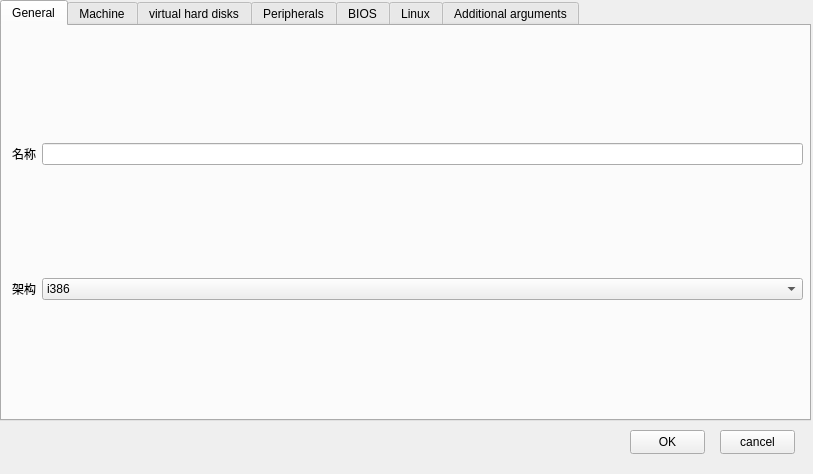
<?xml version="1.0" encoding="UTF-8"?>
<ui version="4.0">
 <class>Dialog</class>
 <widget class="QDialog" name="Dialog">
  <property name="geometry">
   <rect>
    <x>0</x>
    <y>0</y>
    <width>813</width>
    <height>474</height>
   </rect>
  </property>
  <property name="sizePolicy">
   <sizepolicy hsizetype="Fixed" vsizetype="Fixed">
    <horstretch>0</horstretch>
    <verstretch>0</verstretch>
   </sizepolicy>
  </property>
  <property name="minimumSize">
   <size>
    <width>813</width>
    <height>474</height>
   </size>
  </property>
  <property name="maximumSize">
   <size>
    <width>813</width>
    <height>474</height>
   </size>
  </property>
  <property name="windowTitle">
   <string>EmuGUI - 编辑VM</string>
  </property>
  <property name="locale">
   <locale language="English" country="UnitedStates"/>
  </property>
  <widget class="QTabWidget" name="tabWidget">
   <property name="geometry">
    <rect>
     <x>0</x>
     <y>0</y>
     <width>811</width>
     <height>421</height>
    </rect>
   </property>
   <property name="currentIndex">
    <number>0</number>
   </property>
   <widget class="QWidget" name="tab">
    <attribute name="title">
     <string>General</string>
    </attribute>
    <widget class="QWidget" name="gridLayoutWidget">
     <property name="geometry">
      <rect>
       <x>10</x>
       <y>10</y>
       <width>791</width>
       <height>371</height>
      </rect>
     </property>
     <layout class="QGridLayout" name="gridLayout">
      <item row="0" column="1">
       <widget class="QLineEdit" name="le_name"/>
      </item>
      <item row="0" column="0">
       <widget class="QLabel" name="lbl_name">
        <property name="text">
         <string>名称</string>
        </property>
       </widget>
      </item>
      <item row="1" column="0">
       <widget class="QLabel" name="lbl_arch">
        <property name="text">
         <string>架构</string>
        </property>
       </widget>
      </item>
      <item row="1" column="1">
       <widget class="QComboBox" name="cb_arch">
        <item>
         <property name="text">
          <string>i386</string>
         </property>
        </item>
        <item>
         <property name="text">
          <string>x86_64</string>
         </property>
        </item>
        <item>
         <property name="text">
          <string>mips</string>
         </property>
        </item>
        <item>
         <property name="text">
          <string>mips64</string>
         </property>
        </item>
        <item>
         <property name="text">
          <string>mipsel</string>
         </property>
        </item>
        <item>
         <property name="text">
          <string>mips64el</string>
         </property>
        </item>
        <item>
         <property name="text">
          <string>ppc</string>
         </property>
        </item>
        <item>
         <property name="text">
          <string>ppc64</string>
         </property>
        </item>
        <item>
         <property name="text">
          <string>arm</string>
         </property>
        </item>
        <item>
         <property name="text">
          <string>aarch64</string>
         </property>
        </item>
        <item>
         <property name="text">
          <string>sparc</string>
         </property>
        </item>
        <item>
         <property name="text">
          <string>sparc64</string>
         </property>
        </item>
        <item>
         <property name="text">
          <string>alpha</string>
         </property>
        </item>
        <item>
         <property name="text">
          <string>riscv32</string>
         </property>
        </item>
        <item>
         <property name="text">
          <string>riscv64</string>
         </property>
        </item>
       </widget>
      </item>
     </layout>
    </widget>
   </widget>
   <widget class="QWidget" name="tab_2">
    <attribute name="title">
     <string>Machine</string>
    </attribute>
    <widget class="QStackedWidget" name="stackedWidget">
     <property name="geometry">
      <rect>
       <x>0</x>
       <y>0</y>
       <width>801</width>
       <height>391</height>
      </rect>
     </property>
     <property name="currentIndex">
      <number>0</number>
     </property>
     <widget class="QWidget" name="page_2">
      <widget class="QWidget" name="gridLayoutWidget_8">
       <property name="geometry">
        <rect>
         <x>10</x>
         <y>10</y>
         <width>781</width>
         <height>371</height>
        </rect>
       </property>
       <layout class="QGridLayout" name="gridLayout_8">
        <item row="0" column="0">
         <widget class="QLabel" name="lbl_cpu">
          <property name="text">
           <string>CPU</string>
          </property>
         </widget>
        </item>
        <item row="1" column="0">
         <widget class="QLabel" name="lbl_ram">
          <property name="text">
           <string>RAM in MB</string>
          </property>
         </widget>
        </item>
        <item row="2" column="0">
         <widget class="QLabel" name="lbl_machine">
          <property name="text">
           <string>Machine</string>
          </property>
         </widget>
        </item>
        <item row="0" column="1">
         <widget class="QComboBox" name="cb_cpu">
          <item>
           <property name="text">
            <string>let QEMU decide</string>
           </property>
          </item>
         </widget>
        </item>
        <item row="1" column="1">
         <widget class="QSpinBox" name="sb_ram">
          <property name="maximum">
           <number>32768</number>
          </property>
         </widget>
        </item>
        <item row="2" column="1">
         <widget class="QComboBox" name="cb_machine">
          <item>
           <property name="text">
            <string>let QEMU decide</string>
           </property>
          </item>
         </widget>
        </item>
       </layout>
      </widget>
     </widget>
    </widget>
   </widget>
   <widget class="QWidget" name="tab_3">
    <attribute name="title">
     <string>virtual hard disks</string>
    </attribute>
    <widget class="QWidget" name="gridLayoutWidget_2">
     <property name="geometry">
      <rect>
       <x>10</x>
       <y>10</y>
       <width>781</width>
       <height>371</height>
      </rect>
     </property>
     <layout class="QGridLayout" name="gridLayout_2">
      <item row="1" column="0">
       <widget class="QLabel" name="lbl_vhdp">
        <property name="text">
         <string>VHD path</string>
        </property>
       </widget>
      </item>
      <item row="3" column="0">
       <widget class="QLabel" name="lbl_maxsize">
        <property name="text">
         <string>Maximum size</string>
        </property>
       </widget>
      </item>
      <item row="5" column="0">
       <widget class="QLabel" name="lbl_cdc2">
        <property name="text">
         <string>CD controller 2</string>
        </property>
       </widget>
      </item>
      <item row="5" column="1" colspan="2">
       <widget class="QComboBox" name="cb_cdc2">
        <item>
         <property name="text">
          <string>let QEMU decide</string>
         </property>
        </item>
        <item>
         <property name="text">
          <string>IDE</string>
         </property>
        </item>
        <item>
         <property name="text">
          <string>SCSI</string>
         </property>
        </item>
        <item>
         <property name="text">
          <string>Virtio</string>
         </property>
        </item>
       </widget>
      </item>
      <item row="0" column="1" colspan="2">
       <widget class="QComboBox" name="cb_vhdu">
        <item>
         <property name="text">
          <string>添加现有虚拟硬盘</string>
         </property>
        </item>
        <item>
         <property name="text">
          <string>新建虚拟硬盘</string>
         </property>
        </item>
        <item>
         <property name="text">
          <string>不添加虚拟硬盘</string>
         </property>
        </item>
       </widget>
      </item>
      <item row="4" column="0">
       <widget class="QLabel" name="lbl_cdc1">
        <property name="text">
         <string>CD controller 1</string>
        </property>
       </widget>
      </item>
      <item row="1" column="2">
       <widget class="QPushButton" name="btn_vhdp">
        <property name="text">
         <string>browse</string>
        </property>
       </widget>
      </item>
      <item row="4" column="1" colspan="2">
       <widget class="QComboBox" name="cb_cdc1">
        <item>
         <property name="text">
          <string>let QEMU decide</string>
         </property>
        </item>
        <item>
         <property name="text">
          <string>IDE</string>
         </property>
        </item>
        <item>
         <property name="text">
          <string>SCSI</string>
         </property>
        </item>
        <item>
         <property name="text">
          <string>Virtio</string>
         </property>
        </item>
       </widget>
      </item>
      <item row="0" column="0">
       <widget class="QLabel" name="lbl_vhdu">
        <property name="text">
         <string>VHD usage</string>
        </property>
       </widget>
      </item>
      <item row="1" column="1">
       <widget class="QLineEdit" name="le_vhdp"/>
      </item>
      <item row="2" column="0">
       <widget class="QLabel" name="lbl_vhdf">
        <property name="text">
         <string>VHD file format</string>
        </property>
       </widget>
      </item>
      <item row="3" column="2">
       <widget class="QComboBox" name="cb_maxsize">
        <item>
         <property name="text">
          <string>KB</string>
         </property>
        </item>
        <item>
         <property name="text">
          <string>MB</string>
         </property>
        </item>
        <item>
         <property name="text">
          <string>GB</string>
         </property>
        </item>
       </widget>
      </item>
      <item row="3" column="1">
       <widget class="QSpinBox" name="sb_maxsize">
        <property name="maximum">
         <number>214748368</number>
        </property>
       </widget>
      </item>
      <item row="2" column="1" colspan="2">
       <widget class="QComboBox" name="cb_vhdf">
        <item>
         <property name="text">
          <string>qcow2</string>
         </property>
        </item>
        <item>
         <property name="text">
          <string>qcow</string>
         </property>
        </item>
        <item>
         <property name="text">
          <string>vdi</string>
         </property>
        </item>
        <item>
         <property name="text">
          <string>raw</string>
         </property>
        </item>
        <item>
         <property name="text">
          <string>vhdx</string>
         </property>
        </item>
        <item>
         <property name="text">
          <string>vpc</string>
         </property>
        </item>
        <item>
         <property name="text">
          <string>vmdk</string>
         </property>
        </item>
        <item>
         <property name="text">
          <string>parallels</string>
         </property>
        </item>
        <item>
         <property name="text">
          <string>file</string>
         </property>
        </item>
       </widget>
      </item>
      <item row="6" column="0">
       <widget class="QLabel" name="lbl_hddc">
        <property name="text">
         <string>HDD controller</string>
        </property>
       </widget>
      </item>
      <item row="6" column="1" colspan="2">
       <widget class="QComboBox" name="cb_hddc">
        <item>
         <property name="text">
          <string>let QEMU decide</string>
         </property>
        </item>
        <item>
         <property name="text">
          <string>IDE</string>
         </property>
        </item>
        <item>
         <property name="text">
          <string>VirtIO SCSI</string>
         </property>
        </item>
        <item>
         <property name="text">
          <string>AHCI</string>
         </property>
        </item>
       </widget>
      </item>
     </layout>
    </widget>
   </widget>
   <widget class="QWidget" name="tab_5">
    <attribute name="title">
     <string>Peripherals</string>
    </attribute>
    <widget class="QWidget" name="gridLayoutWidget_3">
     <property name="geometry">
      <rect>
       <x>10</x>
       <y>10</y>
       <width>781</width>
       <height>371</height>
      </rect>
     </property>
     <layout class="QGridLayout" name="gridLayout_3">
      <item row="3" column="0">
       <widget class="QCheckBox" name="checkBox_2">
        <property name="text">
         <string>USB Tablet Device (depreciated)</string>
        </property>
       </widget>
      </item>
      <item row="1" column="1">
       <widget class="QComboBox" name="cb_kbdtype">
        <item>
         <property name="text">
          <string>PS/2 keyboard</string>
         </property>
        </item>
        <item>
         <property name="text">
          <string>USB keyboard</string>
         </property>
        </item>
       </widget>
      </item>
      <item row="0" column="1">
       <widget class="QComboBox" name="cb_mouse">
        <item>
         <property name="text">
          <string>PS/2 mouse</string>
         </property>
        </item>
        <item>
         <property name="text">
          <string>USB mouse</string>
         </property>
        </item>
        <item>
         <property name="text">
          <string>USB Tablet Device</string>
         </property>
        </item>
       </widget>
      </item>
      <item row="0" column="0">
       <widget class="QLabel" name="lbl_mouse">
        <property name="text">
         <string>Mouse type</string>
        </property>
       </widget>
      </item>
      <item row="1" column="0">
       <widget class="QLabel" name="lbl_kbdtype">
        <property name="text">
         <string>Keyboard type</string>
        </property>
       </widget>
      </item>
      <item row="2" column="0">
       <widget class="QLabel" name="lbl_kbdlayout">
        <property name="text">
         <string>Keyboard layout</string>
        </property>
       </widget>
      </item>
      <item row="2" column="1">
       <widget class="QComboBox" name="cb_kbdlayout">
        <item>
         <property name="text">
          <string>en-us</string>
         </property>
        </item>
        <item>
         <property name="text">
          <string>en-gb</string>
         </property>
        </item>
        <item>
         <property name="text">
          <string>de</string>
         </property>
        </item>
        <item>
         <property name="text">
          <string>fr</string>
         </property>
        </item>
        <item>
         <property name="text">
          <string>ru</string>
         </property>
        </item>
        <item>
         <property name="text">
          <string>pl</string>
         </property>
        </item>
        <item>
         <property name="text">
          <string>pt</string>
         </property>
        </item>
        <item>
         <property name="text">
          <string>it</string>
         </property>
        </item>
        <item>
         <property name="text">
          <string>ja</string>
         </property>
        </item>
        <item>
         <property name="text">
          <string>es</string>
         </property>
        </item>
        <item>
         <property name="text">
          <string>is</string>
         </property>
        </item>
        <item>
         <property name="text">
          <string>fi</string>
         </property>
        </item>
       </widget>
      </item>
     </layout>
    </widget>
   </widget>
   <widget class="QWidget" name="tab_6">
    <attribute name="title">
     <string>BIOS</string>
    </attribute>
    <widget class="QWidget" name="gridLayoutWidget_5">
     <property name="geometry">
      <rect>
       <x>10</x>
       <y>10</y>
       <width>781</width>
       <height>371</height>
      </rect>
     </property>
     <layout class="QGridLayout" name="gridLayout_5">
      <item row="1" column="1">
       <widget class="QLineEdit" name="le_biosf"/>
      </item>
      <item row="0" column="0">
       <widget class="QLabel" name="lbl_biosloc">
        <property name="text">
         <string>Location of external BIOS file (Leave empty to use the default BIOS)</string>
        </property>
        <property name="wordWrap">
         <bool>true</bool>
        </property>
       </widget>
      </item>
      <item row="1" column="0">
       <widget class="QLabel" name="lbl_biosf">
        <property name="text">
         <string>外部BIOS文件</string>
        </property>
        <property name="wordWrap">
         <bool>true</bool>
        </property>
       </widget>
      </item>
      <item row="1" column="2">
       <widget class="QPushButton" name="btn_biosf">
        <property name="text">
         <string>browse</string>
        </property>
       </widget>
      </item>
      <item row="0" column="1" colspan="2">
       <widget class="QLineEdit" name="le_biosloc"/>
      </item>
     </layout>
    </widget>
   </widget>
   <widget class="QWidget" name="tab_7">
    <attribute name="title">
     <string>Linux</string>
    </attribute>
    <widget class="QWidget" name="gridLayoutWidget_6">
     <property name="geometry">
      <rect>
       <x>10</x>
       <y>10</y>
       <width>781</width>
       <height>371</height>
      </rect>
     </property>
     <layout class="QGridLayout" name="gridLayout_6">
      <item row="1" column="1">
       <widget class="QLineEdit" name="le_initrd"/>
      </item>
      <item row="0" column="2">
       <widget class="QPushButton" name="btn_kernel">
        <property name="text">
         <string>browse</string>
        </property>
       </widget>
      </item>
      <item row="0" column="1">
       <widget class="QLineEdit" name="le_kernel"/>
      </item>
      <item row="1" column="0">
       <widget class="QLabel" name="lbl_initrd">
        <property name="text">
         <string>Linux initrd image</string>
        </property>
       </widget>
      </item>
      <item row="1" column="2">
       <widget class="QPushButton" name="btn_initrd">
        <property name="text">
         <string>browse</string>
        </property>
       </widget>
      </item>
      <item row="0" column="0">
       <widget class="QLabel" name="lbl_kernel">
        <property name="text">
         <string>Linux 内核</string>
        </property>
       </widget>
      </item>
      <item row="2" column="0">
       <widget class="QLabel" name="lbl_cmd">
        <property name="text">
         <string>Linux cmd arguments</string>
        </property>
       </widget>
      </item>
      <item row="2" column="1" colspan="2">
       <widget class="QLineEdit" name="le_cmd"/>
      </item>
     </layout>
    </widget>
   </widget>
   <widget class="QWidget" name="tab_4">
    <attribute name="title">
     <string>Additional arguments</string>
    </attribute>
    <widget class="QWidget" name="gridLayoutWidget_4">
     <property name="geometry">
      <rect>
       <x>10</x>
       <y>10</y>
       <width>781</width>
       <height>371</height>
      </rect>
     </property>
     <layout class="QGridLayout" name="gridLayout_4">
      <item row="0" column="0">
       <widget class="QLabel" name="lbl_vga">
        <property name="text">
         <string>VGA</string>
        </property>
       </widget>
      </item>
      <item row="1" column="1">
       <widget class="QComboBox" name="cb_net">
        <item>
         <property name="text">
          <string>none</string>
         </property>
        </item>
       </widget>
      </item>
      <item row="4" column="1">
       <widget class="QLineEdit" name="le_addargs"/>
      </item>
      <item row="2" column="0">
       <widget class="QLabel" name="lbl_sound">
        <property name="text">
         <string>Sound card</string>
        </property>
       </widget>
      </item>
      <item row="3" column="0">
       <widget class="QCheckBox" name="chb_usb">
        <property name="text">
         <string>Add USB support</string>
        </property>
       </widget>
      </item>
      <item row="5" column="0">
       <widget class="QCheckBox" name="checkBox_3">
        <property name="text">
         <string>I want to install Windows 2000 (depreciated)</string>
        </property>
       </widget>
      </item>
      <item row="4" column="0">
       <widget class="QLabel" name="lbl_addargs">
        <property name="text">
         <string>Additional arguments (if necessary)</string>
        </property>
       </widget>
      </item>
      <item row="0" column="1">
       <widget class="QComboBox" name="cb_vga">
        <item>
         <property name="text">
          <string>let QEMU decide</string>
         </property>
        </item>
       </widget>
      </item>
      <item row="3" column="1">
       <widget class="QComboBox" name="cb_usb"/>
      </item>
      <item row="1" column="0">
       <widget class="QLabel" name="lbl_net">
        <property name="text">
         <string>网络适配器</string>
        </property>
       </widget>
      </item>
      <item row="2" column="1">
       <widget class="QComboBox" name="cb_sound">
        <item>
         <property name="text">
          <string>none</string>
         </property>
        </item>
       </widget>
      </item>
      <item row="5" column="1">
       <layout class="QHBoxLayout" name="horizontalLayout">
        <item>
         <widget class="QLabel" name="lbl_cpuc">
          <property name="text">
           <string>CPU cores</string>
          </property>
         </widget>
        </item>
        <item>
         <widget class="QSpinBox" name="sb_cpuc">
          <property name="minimum">
           <number>1</number>
          </property>
          <property name="maximum">
           <number>8</number>
          </property>
         </widget>
        </item>
       </layout>
      </item>
      <item row="6" column="0">
       <widget class="QLabel" name="lbl_accel">
        <property name="text">
         <string>Acceleration</string>
        </property>
       </widget>
      </item>
      <item row="6" column="1">
       <widget class="QComboBox" name="cb_accel">
        <item>
         <property name="text">
          <string>none</string>
         </property>
        </item>
        <item>
         <property name="text">
          <string>TCG</string>
         </property>
        </item>
        <item>
         <property name="text">
          <string>HAXM (depreciated)</string>
         </property>
        </item>
        <item>
         <property name="text">
          <string>WHPX</string>
         </property>
        </item>
        <item>
         <property name="text">
          <string>WHPX (kernel-irqchip off)</string>
         </property>
        </item>
        <item>
         <property name="text">
          <string>KVM</string>
         </property>
        </item>
       </widget>
      </item>
     </layout>
    </widget>
   </widget>
  </widget>
  <widget class="QPushButton" name="btn_cancel">
   <property name="geometry">
    <rect>
     <x>720</x>
     <y>430</y>
     <width>75</width>
     <height>24</height>
    </rect>
   </property>
   <property name="text">
    <string>cancel</string>
   </property>
  </widget>
  <widget class="QPushButton" name="btn_ok">
   <property name="geometry">
    <rect>
     <x>630</x>
     <y>430</y>
     <width>75</width>
     <height>24</height>
    </rect>
   </property>
   <property name="text">
    <string>OK</string>
   </property>
  </widget>
 </widget>
 <tabstops>
  <tabstop>tabWidget</tabstop>
  <tabstop>le_name</tabstop>
  <tabstop>cb_arch</tabstop>
  <tabstop>cb_cpu</tabstop>
  <tabstop>sb_ram</tabstop>
  <tabstop>cb_machine</tabstop>
  <tabstop>cb_vhdu</tabstop>
  <tabstop>le_vhdp</tabstop>
  <tabstop>btn_vhdp</tabstop>
  <tabstop>cb_vhdf</tabstop>
  <tabstop>sb_maxsize</tabstop>
  <tabstop>cb_maxsize</tabstop>
  <tabstop>cb_cdc1</tabstop>
  <tabstop>cb_cdc2</tabstop>
  <tabstop>cb_mouse</tabstop>
  <tabstop>cb_kbdtype</tabstop>
  <tabstop>cb_kbdlayout</tabstop>
  <tabstop>checkBox_2</tabstop>
  <tabstop>le_biosloc</tabstop>
  <tabstop>le_biosf</tabstop>
  <tabstop>btn_biosf</tabstop>
  <tabstop>le_kernel</tabstop>
  <tabstop>btn_kernel</tabstop>
  <tabstop>le_initrd</tabstop>
  <tabstop>btn_initrd</tabstop>
  <tabstop>le_cmd</tabstop>
  <tabstop>cb_vga</tabstop>
  <tabstop>cb_net</tabstop>
  <tabstop>cb_sound</tabstop>
  <tabstop>chb_usb</tabstop>
  <tabstop>cb_usb</tabstop>
  <tabstop>le_addargs</tabstop>
  <tabstop>checkBox_3</tabstop>
  <tabstop>sb_cpuc</tabstop>
  <tabstop>cb_accel</tabstop>
  <tabstop>btn_ok</tabstop>
  <tabstop>btn_cancel</tabstop>
 </tabstops>
 <resources/>
 <connections/>
</ui>
